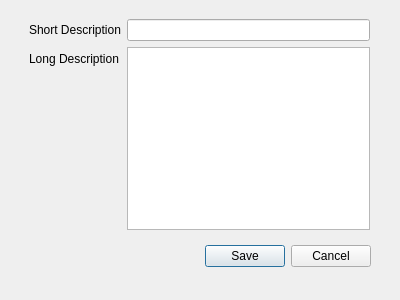
<?xml version="1.0" encoding="UTF-8"?>
<ui version="4.0">
 <class>ExportZoneDialog</class>
 <widget class="QDialog" name="ExportZoneDialog">
  <property name="geometry">
   <rect>
    <x>0</x>
    <y>0</y>
    <width>400</width>
    <height>300</height>
   </rect>
  </property>
  <property name="windowTitle">
   <string>Zone Design Exporter</string>
  </property>
  <property name="modal">
   <bool>true</bool>
  </property>
  <widget class="QDialogButtonBox" name="buttonBox">
   <property name="geometry">
    <rect>
     <x>30</x>
     <y>240</y>
     <width>341</width>
     <height>32</height>
    </rect>
   </property>
   <property name="orientation">
    <enum>Qt::Horizontal</enum>
   </property>
   <property name="standardButtons">
    <set>QDialogButtonBox::Cancel|QDialogButtonBox::Save</set>
   </property>
  </widget>
  <widget class="QWidget" name="verticalLayoutWidget">
   <property name="geometry">
    <rect>
     <x>29</x>
     <y>19</y>
     <width>341</width>
     <height>211</height>
    </rect>
   </property>
   <layout class="QVBoxLayout" name="verticalLayout">
    <item>
     <layout class="QFormLayout" name="formLayout">
      <property name="fieldGrowthPolicy">
       <enum>QFormLayout::AllNonFixedFieldsGrow</enum>
      </property>
      <item row="1" column="0">
       <widget class="QLabel" name="labelShortDesc">
        <property name="text">
         <string>Short Description</string>
        </property>
       </widget>
      </item>
      <item row="1" column="1">
       <widget class="QLineEdit" name="lineEditShortDesc"/>
      </item>
      <item row="2" column="0">
       <widget class="QLabel" name="labelLongDesc">
        <property name="text">
         <string>Long Description</string>
        </property>
       </widget>
      </item>
      <item row="2" column="1">
       <widget class="QPlainTextEdit" name="plainTextEditLongDesc"/>
      </item>
     </layout>
    </item>
   </layout>
  </widget>
 </widget>
 <resources/>
 <connections>
  <connection>
   <sender>buttonBox</sender>
   <signal>accepted()</signal>
   <receiver>ExportZoneDialog</receiver>
   <slot>accept()</slot>
   <hints>
    <hint type="sourcelabel">
     <x>248</x>
     <y>254</y>
    </hint>
    <hint type="destinationlabel">
     <x>157</x>
     <y>274</y>
    </hint>
   </hints>
  </connection>
  <connection>
   <sender>buttonBox</sender>
   <signal>rejected()</signal>
   <receiver>ExportZoneDialog</receiver>
   <slot>reject()</slot>
   <hints>
    <hint type="sourcelabel">
     <x>316</x>
     <y>260</y>
    </hint>
    <hint type="destinationlabel">
     <x>286</x>
     <y>274</y>
    </hint>
   </hints>
  </connection>
 </connections>
</ui>
